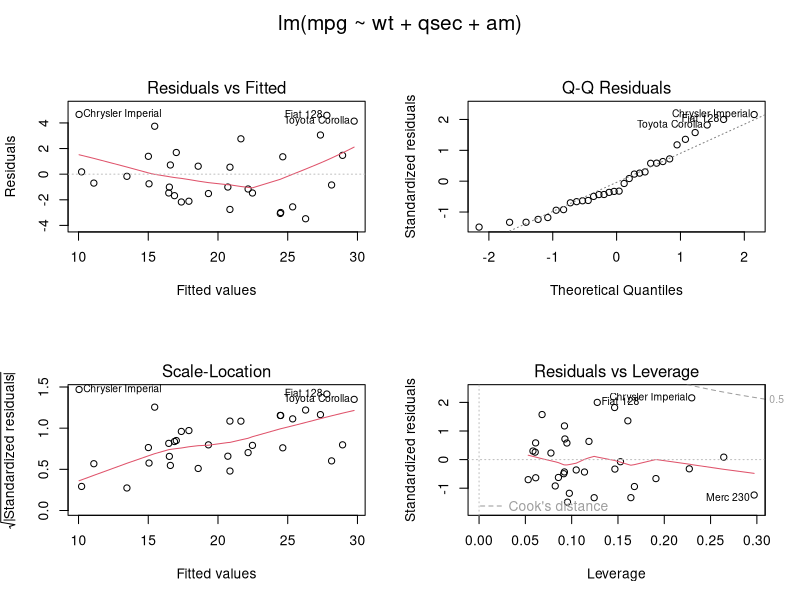
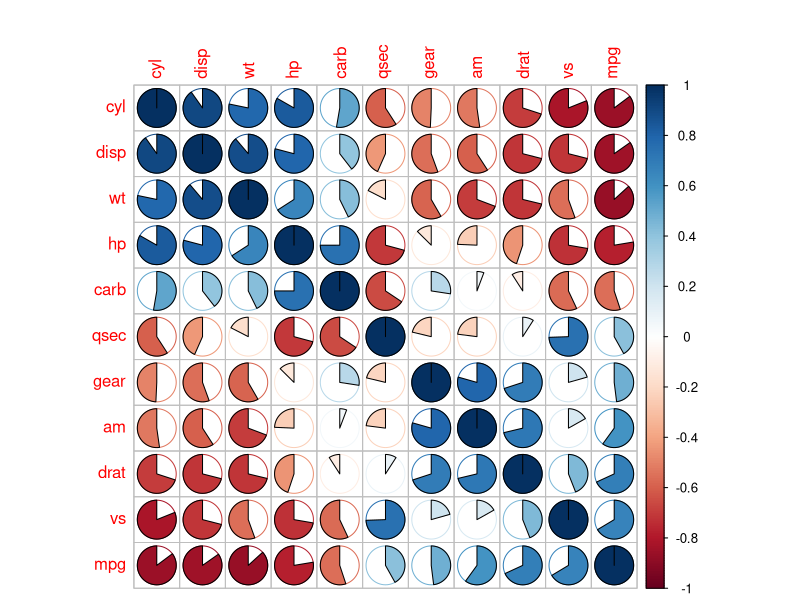
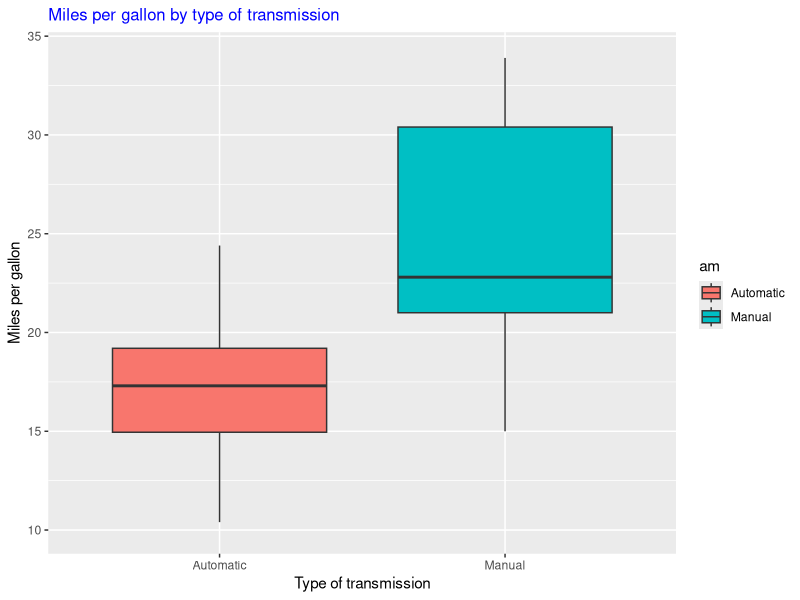

Write R code to recreate these figures, in order.
# Planung:
# ========
# 
# Part 1: Executive summary
# -------------------------
#   * eine Einführung (erledigt)
# 
# Part 2: Explorative checks
# --------------------------
#   * Boxplot mit Erklärung (erledigt)
# * scatterplot?
# * pair plot?
 #
# Part 3: Inference
# -----------------
# * t-Test mit Erklärung
# * Shapiro-Wilkons-Test mit Erklärung
# * (multi)colinearity checken
# 
# Part 4: Quantification:
# -----------------------
# * simple linear regression mit Erklärung
# * multivariate linear regression (stepAIC)
# * glm????????
# * Modelle vergleichen
# 
# Part 4a: Diagnostics
# --------
# * linear model diagnostics plot mit Interpretation
# 
# Part 5: Conclusion and assumptions
# ----------------------------------
# * Schlussfolgerungen und Annahmen
# 
# Part 6: Appendix
# ----------------
# * Bilder und R output



# A data frame with 32 observations on 11 variables.
# 
# [, 1]  mpg	 Miles/(US) gallon
# [, 2]	 cyl	 Number of cylinders
# [, 3]	 disp	 Displacement (cu.in.)
# [, 4]	 hp	 Gross horsepower
# [, 5]	 drat	 Rear axle ratio
# [, 6]	 wt	 Weight (lb/1000)
# [, 7]	 qsec	 1/4 mile time
# [, 8]	 vs	 V/S
# [, 9]	 am	 Transmission (0 = automatic, 1 = manual)
# [,10]	 gear	 Number of forward gears
# [,11]	 carb	 Number of carburetors


library(ggplot2)
library(dplyr)
library(e1071)
library(corrplot)
library(car)

data(mtcars)

#ggplot(tx,aes(x=miles,y=price)) + geom_point() + 
#  stat_smooth(method=lm,se=F)


mtcars.lm <- lm(mpg ~ ., data = mtcars)
best.fit <- step(mtcars.lm, direction="backward", k=2)
print(summary(best.fit))

par(mfrow = c(2, 2), oma = c(0, 0, 2, 0))
plot(best.fit)
par(mfrow=c(1,1))

correlationMatrix <- cor(mtcars)
corrplot(correlationMatrix, method = "pie", order = "FPC")

#mtcars <- mutate(mtcars, transmission = am)
#mtcars$transmission[which(mtcars$am == 0)] <- "Automatic"
#mtcars$transmission[which(mtcars$am == 1)] <- "Manual"
#mtcars$transmission <- as.factor(mtcars$transmission)
#mtcars$am <- as.factor(mtcars$am, levels = c("Automatic", "Manual"))

# reshape mtcars$am as factor with a better transmission explanation
mtcars$am <- factor(mtcars$am, levels = c(0, 1), labels = c("Automatic", "Manual"))


# data for manual tranmission is right skewed, that means the miles per gallon for lower consumption are closer together
p <- ggplot(mtcars, aes(am, mpg, fill=am)) +
  geom_boxplot() +
  coord_cartesian(ylim=c(10,34)) +
  xlab("Type of transmission") +
  ylab("Miles per gallon") +
  ggtitle("Miles per gallon by type of transmission") +
  theme(plot.title = element_text(color="blue", size=12, vjust=1.0))
print(p)


#qqp(colMeans(sapply(rep(10,100),rchisq,df=1)),xlab='Sample mean',main='')


skew <- skewness(mtcars$mpg)
# skew is approx. 0.6404399. Because 0.64 > 0.005 we have to reject hyposthesis that this samples are
# normal distributed, but we cannot make any assumption on the population mean.
kurt <- kurtosis(mtcars$mpg)


slr <- lm(mpg ~ am, data=mtcars)










# # Basic linear model with one main effect, vehicle weight (wt)
# fit <- lm(mpg~wt , data=mtcars)
# confint(fit) # Confidence intervals of parameters
# 
# # Plot data with fitted line as well as confidence bands
# # using formula interface
# plot(mpg~wt, data=mtcars, xlab="Weight (lb/1000)", ylab="MPG")
# abline(fit, lwd=2) # Add fitted line
# 
# # Use predict() to evaluate the model at each value of new,
# # this way we get a smooth line across the graph
# new <- data.frame(wt=seq(0, 6, len=20))
# conf.band <- predict(fit, new, interval="confidence")
# lines(new$wt, conf.band[,2], col="blue", lwd=2) # Add lower CI band
# lines(new$wt, conf.band[,3], col="blue", lwd=2) # Add upper CI band